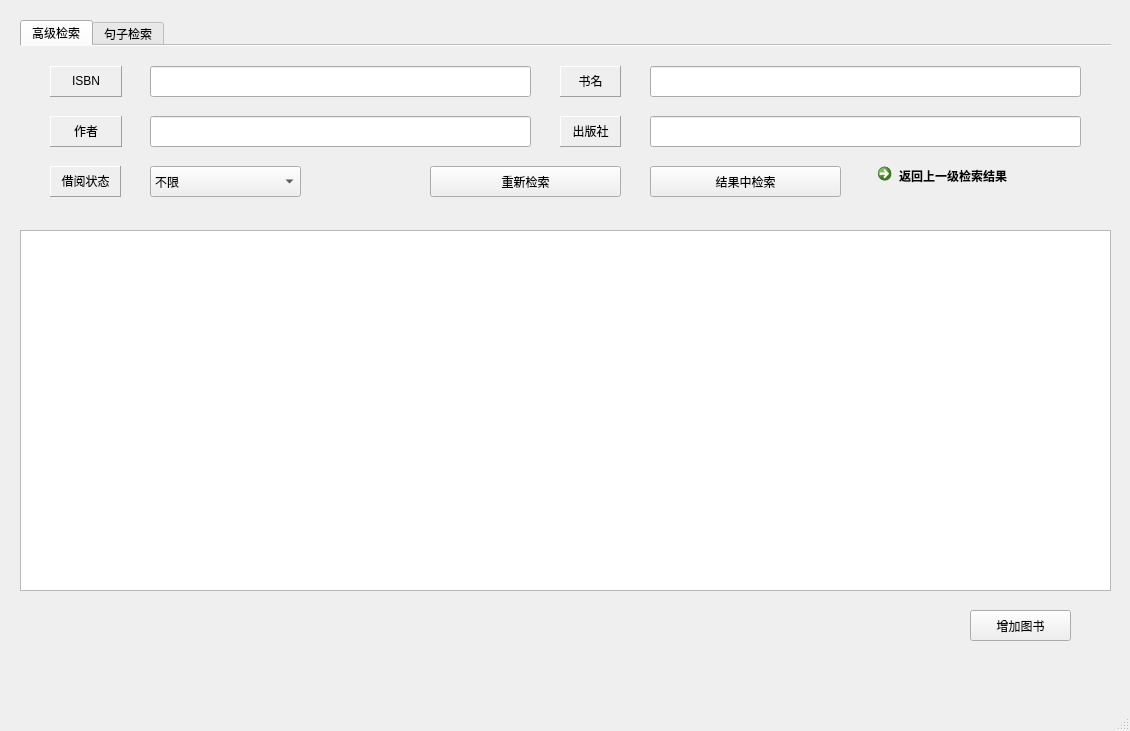
<?xml version="1.0" encoding="UTF-8"?>
<ui version="4.0">
 <class>ManageBookWindow_For_Admin</class>
 <widget class="QMainWindow" name="ManageBookWindow_For_Admin">
  <property name="geometry">
   <rect>
    <x>0</x>
    <y>0</y>
    <width>1130</width>
    <height>731</height>
   </rect>
  </property>
  <property name="sizePolicy">
   <sizepolicy hsizetype="Fixed" vsizetype="Fixed">
    <horstretch>0</horstretch>
    <verstretch>0</verstretch>
   </sizepolicy>
  </property>
  <property name="windowTitle">
   <string>MainWindow</string>
  </property>
  <widget class="QWidget" name="centralwidget">
   <widget class="QPushButton" name="pushButton_3">
    <property name="geometry">
     <rect>
      <x>970</x>
      <y>610</y>
      <width>101</width>
      <height>31</height>
     </rect>
    </property>
    <property name="text">
     <string>增加图书</string>
    </property>
   </widget>
   <widget class="QTabWidget" name="tabWidget">
    <property name="enabled">
     <bool>true</bool>
    </property>
    <property name="geometry">
     <rect>
      <x>20</x>
      <y>20</y>
      <width>1091</width>
      <height>191</height>
     </rect>
    </property>
    <property name="tabShape">
     <enum>QTabWidget::Rounded</enum>
    </property>
    <property name="currentIndex">
     <number>0</number>
    </property>
    <property name="iconSize">
     <size>
      <width>20</width>
      <height>20</height>
     </size>
    </property>
    <property name="elideMode">
     <enum>Qt::ElideNone</enum>
    </property>
    <property name="usesScrollButtons">
     <bool>true</bool>
    </property>
    <property name="documentMode">
     <bool>true</bool>
    </property>
    <property name="tabsClosable">
     <bool>false</bool>
    </property>
    <property name="movable">
     <bool>false</bool>
    </property>
    <property name="tabBarAutoHide">
     <bool>false</bool>
    </property>
    <widget class="QWidget" name="tab">
     <attribute name="title">
      <string>高级检索</string>
     </attribute>
     <widget class="QLabel" name="label">
      <property name="geometry">
       <rect>
        <x>30</x>
        <y>20</y>
        <width>72</width>
        <height>31</height>
       </rect>
      </property>
      <property name="frameShape">
       <enum>QFrame::Panel</enum>
      </property>
      <property name="frameShadow">
       <enum>QFrame::Raised</enum>
      </property>
      <property name="text">
       <string>ISBN</string>
      </property>
      <property name="textFormat">
       <enum>Qt::AutoText</enum>
      </property>
      <property name="alignment">
       <set>Qt::AlignCenter</set>
      </property>
      <property name="textInteractionFlags">
       <set>Qt::TextSelectableByMouse</set>
      </property>
     </widget>
     <widget class="QLineEdit" name="lineEdit_isbn">
      <property name="geometry">
       <rect>
        <x>130</x>
        <y>20</y>
        <width>381</width>
        <height>31</height>
       </rect>
      </property>
     </widget>
     <widget class="QLabel" name="label_2">
      <property name="geometry">
       <rect>
        <x>540</x>
        <y>20</y>
        <width>61</width>
        <height>31</height>
       </rect>
      </property>
      <property name="frameShape">
       <enum>QFrame::Panel</enum>
      </property>
      <property name="frameShadow">
       <enum>QFrame::Raised</enum>
      </property>
      <property name="text">
       <string>书名</string>
      </property>
      <property name="textFormat">
       <enum>Qt::AutoText</enum>
      </property>
      <property name="alignment">
       <set>Qt::AlignCenter</set>
      </property>
      <property name="textInteractionFlags">
       <set>Qt::TextSelectableByMouse</set>
      </property>
     </widget>
     <widget class="QLineEdit" name="lineEdit_name">
      <property name="geometry">
       <rect>
        <x>630</x>
        <y>20</y>
        <width>431</width>
        <height>31</height>
       </rect>
      </property>
     </widget>
     <widget class="QLabel" name="label_3">
      <property name="geometry">
       <rect>
        <x>30</x>
        <y>70</y>
        <width>72</width>
        <height>31</height>
       </rect>
      </property>
      <property name="frameShape">
       <enum>QFrame::Panel</enum>
      </property>
      <property name="frameShadow">
       <enum>QFrame::Raised</enum>
      </property>
      <property name="text">
       <string>作者</string>
      </property>
      <property name="textFormat">
       <enum>Qt::AutoText</enum>
      </property>
      <property name="alignment">
       <set>Qt::AlignCenter</set>
      </property>
      <property name="textInteractionFlags">
       <set>Qt::TextSelectableByMouse</set>
      </property>
     </widget>
     <widget class="QLineEdit" name="lineEdit_author">
      <property name="geometry">
       <rect>
        <x>130</x>
        <y>70</y>
        <width>381</width>
        <height>31</height>
       </rect>
      </property>
     </widget>
     <widget class="QLabel" name="label_7">
      <property name="geometry">
       <rect>
        <x>540</x>
        <y>70</y>
        <width>61</width>
        <height>31</height>
       </rect>
      </property>
      <property name="frameShape">
       <enum>QFrame::Panel</enum>
      </property>
      <property name="frameShadow">
       <enum>QFrame::Raised</enum>
      </property>
      <property name="text">
       <string>出版社</string>
      </property>
      <property name="textFormat">
       <enum>Qt::AutoText</enum>
      </property>
      <property name="alignment">
       <set>Qt::AlignCenter</set>
      </property>
      <property name="textInteractionFlags">
       <set>Qt::TextSelectableByMouse</set>
      </property>
     </widget>
     <widget class="QLineEdit" name="lineEdit_publisher">
      <property name="geometry">
       <rect>
        <x>630</x>
        <y>70</y>
        <width>431</width>
        <height>31</height>
       </rect>
      </property>
     </widget>
     <widget class="QPushButton" name="pushButton_re_retrieve">
      <property name="geometry">
       <rect>
        <x>410</x>
        <y>120</y>
        <width>191</width>
        <height>31</height>
       </rect>
      </property>
      <property name="text">
       <string>重新检索</string>
      </property>
     </widget>
     <widget class="QPushButton" name="pushButton_further_retrieve">
      <property name="geometry">
       <rect>
        <x>630</x>
        <y>120</y>
        <width>191</width>
        <height>31</height>
       </rect>
      </property>
      <property name="text">
       <string>结果中检索</string>
      </property>
     </widget>
     <widget class="QCommandLinkButton" name="commandLinkButton_return_prev_retreive_result">
      <property name="geometry">
       <rect>
        <x>850</x>
        <y>110</y>
        <width>221</width>
        <height>41</height>
       </rect>
      </property>
      <property name="text">
       <string>返回上一级检索结果</string>
      </property>
     </widget>
     <widget class="QLabel" name="label_9">
      <property name="geometry">
       <rect>
        <x>30</x>
        <y>120</y>
        <width>71</width>
        <height>31</height>
       </rect>
      </property>
      <property name="frameShape">
       <enum>QFrame::Panel</enum>
      </property>
      <property name="frameShadow">
       <enum>QFrame::Raised</enum>
      </property>
      <property name="text">
       <string>借阅状态</string>
      </property>
      <property name="textFormat">
       <enum>Qt::AutoText</enum>
      </property>
      <property name="alignment">
       <set>Qt::AlignCenter</set>
      </property>
      <property name="textInteractionFlags">
       <set>Qt::TextSelectableByMouse</set>
      </property>
     </widget>
     <widget class="QComboBox" name="comboBox_is_available">
      <property name="geometry">
       <rect>
        <x>130</x>
        <y>120</y>
        <width>151</width>
        <height>31</height>
       </rect>
      </property>
      <item>
       <property name="text">
        <string>不限</string>
       </property>
      </item>
      <item>
       <property name="text">
        <string>可借阅</string>
       </property>
      </item>
     </widget>
    </widget>
    <widget class="QWidget" name="widget">
     <attribute name="title">
      <string>句子检索</string>
     </attribute>
     <widget class="QTextEdit" name="textEdit_sentence">
      <property name="geometry">
       <rect>
        <x>20</x>
        <y>20</y>
        <width>1051</width>
        <height>101</height>
       </rect>
      </property>
      <property name="html">
       <string>&lt;!DOCTYPE HTML PUBLIC &quot;-//W3C//DTD HTML 4.0//EN&quot; &quot;http://www.w3.org/TR/REC-html40/strict.dtd&quot;&gt;
&lt;html&gt;&lt;head&gt;&lt;meta name=&quot;qrichtext&quot; content=&quot;1&quot; /&gt;&lt;style type=&quot;text/css&quot;&gt;
p, li { white-space: pre-wrap; }
&lt;/style&gt;&lt;/head&gt;&lt;body style=&quot; font-family:'SimSun'; font-size:9pt; font-weight:400; font-style:normal;&quot;&gt;
&lt;p style=&quot; margin-top:0px; margin-bottom:0px; margin-left:0px; margin-right:0px; -qt-block-indent:0; text-indent:0px;&quot;&gt;请输入全文中包含的句子:&lt;/p&gt;&lt;/body&gt;&lt;/html&gt;</string>
      </property>
     </widget>
     <widget class="QPushButton" name="pushButton_retrieve_by_sentence">
      <property name="geometry">
       <rect>
        <x>980</x>
        <y>130</y>
        <width>93</width>
        <height>28</height>
       </rect>
      </property>
      <property name="text">
       <string>检索</string>
      </property>
     </widget>
     <widget class="Line" name="line_2">
      <property name="geometry">
       <rect>
        <x>10</x>
        <y>160</y>
        <width>1071</width>
        <height>16</height>
       </rect>
      </property>
      <property name="orientation">
       <enum>Qt::Horizontal</enum>
      </property>
     </widget>
    </widget>
   </widget>
   <widget class="QTableWidget" name="tableWidget">
    <property name="geometry">
     <rect>
      <x>20</x>
      <y>230</y>
      <width>1091</width>
      <height>361</height>
     </rect>
    </property>
   </widget>
   <zorder>tabWidget</zorder>
   <zorder>pushButton_3</zorder>
   <zorder>tableWidget</zorder>
  </widget>
  <widget class="QMenuBar" name="menubar">
   <property name="geometry">
    <rect>
     <x>0</x>
     <y>0</y>
     <width>1130</width>
     <height>26</height>
    </rect>
   </property>
  </widget>
  <widget class="QStatusBar" name="statusbar"/>
 </widget>
 <resources/>
 <connections/>
</ui>
